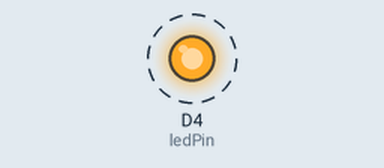
Bench run of a sketch on a simulated ESP8266 (NodeMCU). Parts: output pins drawn as LEDs (lit = HIGH). Dashed ring = blinking. What the sketch prints to the serial monitor is not drawn.

Above: at 0.7 s.
Timing chart, 0 to 3.0 s (numbered marks = the images above):
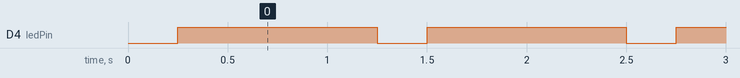

Measured:
- by itself, D4 (ledPin): alternates HIGH for 1.0 s and LOW for 0.25 s

The sketch:

esp8266.ino
```cpp
#include <SoftwareSerial.h>

SoftwareSerial espSerial(D5, D6); // RX, TX
int contador = 0;
const int ledPin = LED_BUILTIN; // LED integrado en el ESP8266 (en el pin D4)
unsigned long inicio;
unsigned long fin = 0;

void setup()
{
  Serial.begin(115200);    // Comunicación con la consola
  espSerial.begin(115200); // Comunicación con el Arduino Mega

  pinMode(ledPin, OUTPUT); // Configurar el LED como salida
  Serial.println("Transmisión de datos al Arduino Mega...");
}

void loop()
{
  digitalWrite(ledPin, LOW); // LOW enciende el LED en el ESP8266
  delay(250);
  // Encender el LED por 250 ms
  digitalWrite(ledPin, HIGH); // HIGH apaga el LED
  inicio = millis();
  espSerial.println(fin);
  Serial.println(contador);
  contador++;
  if (espSerial.available())
  {
    String palabraRecibida = espSerial.readString(); // Leer la palabra enviada
    Serial.println(palabraRecibida);
  }
  fin = millis() - inicio;
  delay(1000); // Esperar un segundo antes de enviar otra vez
}
```
